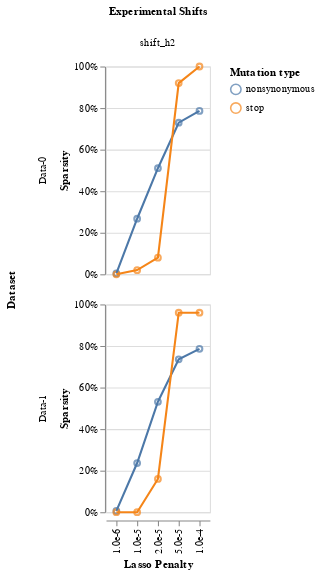

The notebook cell this image was saved under:
### Code cell
mc = multidms.model_collection.ModelCollection(fit_collection)

mc.shift_sparsity(query="alpha_d")

### Figure 1 — Vega-Lite specification as saved in the notebook (floating-point values rounded to 4 significant figures)
{"config": {"view": {"continuousWidth": 300, "continuousHeight": 300}}, "data": {"name": "data-0016e8c67d68c9f530f2795f6515aae1"}, "facet": {"column": {"field": "mut_param", "title": "Experimental Shifts", "type": "nominal"}, "row": {"field": "dataset_name", "title": "Dataset", "type": "nominal"}}, "spec": {"layer": [{"mark": {"type": "point"}, "encoding": {"color": {"field": "mut_type", "title": "Mutation type", "type": "nominal"}, "tooltip": [{"field": "scale_coeff_lasso_shift", "type": "quantitative"}, {"field": "sparsity", "type": "quantitative"}, {"field": "mut_type", "type": "nominal"}], "x": {"axis": {"format": ".1e"}, "field": "scale_coeff_lasso_shift", "title": "Lasso Penalty", "type": "nominal"}, "y": {"axis": {"format": "%"}, "field": "sparsity", "title": "Sparsity", "type": "quantitative"}}}, {"mark": {"type": "line"}, "encoding": {"color": {"field": "mut_type", "title": "Mutation type", "type": "nominal"}, "tooltip": [{"field": "scale_coeff_lasso_shift", "type": "quantitative"}, {"field": "sparsity", "type": "quantitative"}, {"field": "mut_type", "type": "nominal"}], "x": {"axis": {"format": ".1e"}, "field": "scale_coeff_lasso_shift", "title": "Lasso Penalty", "type": "nominal"}, "y": {"axis": {"format": "%"}, "field": "sparsity", "title": "Sparsity", "type": "quantitative"}}}], "height": 200, "width": 100}, "$schema": "https://vega.github.io/schema/vega-lite/v5.15.1.json", "datasets": {"data-0016e8c67d68c9f530f2795f6515aae1": [{"dataset_name": "Data-0", "scale_coeff_lasso_shift": 1e-06, "mut_type": "nonsynonymous", "mut_param": "shift_h2", "sparsity": 0.004211}, {"dataset_name": "Data-0", "scale_coeff_lasso_shift": 1e-06, "mut_type": "stop", "mut_param": "shift_h2", "sparsity": 0.0}, {"dataset_name": "Data-0", "scale_coeff_lasso_shift": 1e-05, "mut_type": "nonsynonymous", "mut_param": "shift_h2", "sparsity": 0.2674}, {"dataset_name": "Data-0", "scale_coeff_lasso_shift": 1e-05, "mut_type": "stop", "mut_param": "shift_h2", "sparsity": 0.02}, {"dataset_name": "Data-0", "scale_coeff_lasso_shift": 2e-05, "mut_type": "nonsynonymous", "mut_param": "shift_h2", "sparsity": 0.5105}, {"dataset_name": "Data-0", "scale_coeff_lasso_shift": 2e-05, "mut_type": "stop", "mut_param": "shift_h2", "sparsity": 0.08}, {"dataset_name": "Data-0", "scale_coeff_lasso_shift": 5e-05, "mut_type": "nonsynonymous", "mut_param": "shift_h2", "sparsity": 0.7295}, {"dataset_name": "Data-0", "scale_coeff_lasso_shift": 5e-05, "mut_type": "stop", "mut_param": "shift_h2", "sparsity": 0.92}, {"dataset_name": "Data-0", "scale_coeff_lasso_shift": 0.0001, "mut_type": "nonsynonymous", "mut_param": "shift_h2", "sparsity": 0.7863}, {"dataset_name": "Data-0", "scale_coeff_lasso_shift": 0.0001, "mut_type": "stop", "mut_param": "shift_h2", "sparsity": 1.0}, {"dataset_name": "Data-1", "scale_coeff_lasso_shift": 1e-06, "mut_type": "nonsynonymous", "mut_param": "shift_h2", "sparsity": 0.006316}, {"dataset_name": "Data-1", "scale_coeff_lasso_shift": 1e-06, "mut_type": "stop", "mut_param": "shift_h2", "sparsity": 0.0}, {"dataset_name": "Data-1", "scale_coeff_lasso_shift": 1e-05, "mut_type": "nonsynonymous", "mut_param": "shift_h2", "sparsity": 0.2368}, {"dataset_name": "Data-1", "scale_coeff_lasso_shift": 1e-05, "mut_type": "stop", "mut_param": "shift_h2", "sparsity": 0.0}, {"dataset_name": "Data-1", "scale_coeff_lasso_shift": 2e-05, "mut_type": "nonsynonymous", "mut_param": "shift_h2", "sparsity": 0.5316}, {"dataset_name": "Data-1", "scale_coeff_lasso_shift": 2e-05, "mut_type": "stop", "mut_param": "shift_h2", "sparsity": 0.16}, {"dataset_name": "Data-1", "scale_coeff_lasso_shift": 5e-05, "mut_type": "nonsynonymous", "mut_param": "shift_h2", "sparsity": 0.7358}, {"dataset_name": "Data-1", "scale_coeff_lasso_shift": 5e-05, "mut_type": "stop", "mut_param": "shift_h2", "sparsity": 0.96}, {"dataset_name": "Data-1", "scale_coeff_lasso_shift": 0.0001, "mut_type": "nonsynonymous", "mut_param": "shift_h2", "sparsity": 0.7863}, {"dataset_name": "Data-1", "scale_coeff_lasso_shift": 0.0001, "mut_type": "stop", "mut_param": "shift_h2", "sparsity": 0.96}]}}
